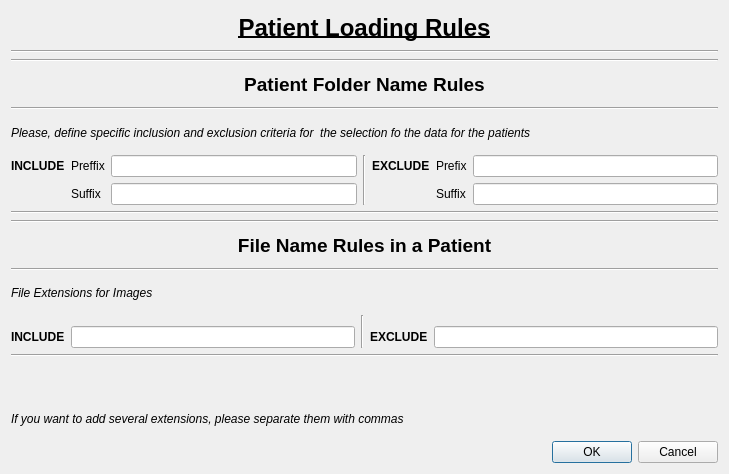
<?xml version="1.0" encoding="UTF-8"?>
<ui version="4.0">
 <class>SpecificLoadingRulesDialog</class>
 <widget class="QDialog" name="SpecificLoadingRulesDialog">
  <property name="geometry">
   <rect>
    <x>0</x>
    <y>0</y>
    <width>729</width>
    <height>474</height>
   </rect>
  </property>
  <property name="windowTitle">
   <string>Inclusion - Exclusion rules set up</string>
  </property>
  <layout class="QVBoxLayout" name="verticalLayout">
   <item>
    <widget class="QLabel" name="label">
     <property name="font">
      <font>
       <pointsize>18</pointsize>
       <weight>75</weight>
       <bold>true</bold>
       <underline>true</underline>
      </font>
     </property>
     <property name="layoutDirection">
      <enum>Qt::LeftToRight</enum>
     </property>
     <property name="text">
      <string>Patient Loading Rules</string>
     </property>
     <property name="alignment">
      <set>Qt::AlignCenter</set>
     </property>
    </widget>
   </item>
   <item>
    <widget class="Line" name="line">
     <property name="orientation">
      <enum>Qt::Horizontal</enum>
     </property>
    </widget>
   </item>
   <item>
    <widget class="Line" name="line_4">
     <property name="orientation">
      <enum>Qt::Horizontal</enum>
     </property>
    </widget>
   </item>
   <item>
    <widget class="QLabel" name="label_2">
     <property name="font">
      <font>
       <pointsize>14</pointsize>
       <weight>75</weight>
       <bold>true</bold>
      </font>
     </property>
     <property name="text">
      <string>Patient Folder Name Rules</string>
     </property>
     <property name="alignment">
      <set>Qt::AlignCenter</set>
     </property>
    </widget>
   </item>
   <item>
    <widget class="Line" name="line_2">
     <property name="orientation">
      <enum>Qt::Horizontal</enum>
     </property>
    </widget>
   </item>
   <item>
    <widget class="QLabel" name="label_8">
     <property name="font">
      <font>
       <italic>true</italic>
      </font>
     </property>
     <property name="text">
      <string>Please, define specific inclusion and exclusion criteria for  the selection fo the data for the patients</string>
     </property>
    </widget>
   </item>
   <item>
    <layout class="QGridLayout" name="gridLayout">
     <item row="0" column="0">
      <widget class="QLabel" name="label_3">
       <property name="font">
        <font>
         <weight>75</weight>
         <bold>true</bold>
        </font>
       </property>
       <property name="text">
        <string>INCLUDE</string>
       </property>
      </widget>
     </item>
     <item row="0" column="1">
      <widget class="QLabel" name="label_9">
       <property name="text">
        <string>Preffix</string>
       </property>
      </widget>
     </item>
     <item row="0" column="2">
      <widget class="QLineEdit" name="patientFolderIncludePrefixlineEdit"/>
     </item>
     <item row="0" column="3" rowspan="2">
      <widget class="Line" name="line_7">
       <property name="orientation">
        <enum>Qt::Vertical</enum>
       </property>
      </widget>
     </item>
     <item row="0" column="4">
      <widget class="QLabel" name="label_4">
       <property name="font">
        <font>
         <weight>75</weight>
         <bold>true</bold>
        </font>
       </property>
       <property name="text">
        <string>EXCLUDE</string>
       </property>
      </widget>
     </item>
     <item row="0" column="5">
      <widget class="QLabel" name="label_11">
       <property name="text">
        <string>Prefix</string>
       </property>
      </widget>
     </item>
     <item row="0" column="6">
      <widget class="QLineEdit" name="patientFolderExcludePrefixlineEdit"/>
     </item>
     <item row="1" column="1">
      <widget class="QLabel" name="label_10">
       <property name="text">
        <string>Suffix</string>
       </property>
      </widget>
     </item>
     <item row="1" column="2">
      <widget class="QLineEdit" name="patientFolderIncludeSuffixlineEdit"/>
     </item>
     <item row="1" column="5">
      <widget class="QLabel" name="label_12">
       <property name="text">
        <string>Suffix</string>
       </property>
      </widget>
     </item>
     <item row="1" column="6">
      <widget class="QLineEdit" name="patientFolderExcludeSuffixlineEdit"/>
     </item>
    </layout>
   </item>
   <item>
    <widget class="Line" name="line_5">
     <property name="orientation">
      <enum>Qt::Horizontal</enum>
     </property>
    </widget>
   </item>
   <item>
    <widget class="Line" name="line_3">
     <property name="orientation">
      <enum>Qt::Horizontal</enum>
     </property>
    </widget>
   </item>
   <item>
    <widget class="QLabel" name="label_5">
     <property name="font">
      <font>
       <pointsize>14</pointsize>
       <weight>75</weight>
       <bold>true</bold>
      </font>
     </property>
     <property name="text">
      <string>File Name Rules in a Patient</string>
     </property>
     <property name="alignment">
      <set>Qt::AlignCenter</set>
     </property>
    </widget>
   </item>
   <item>
    <widget class="Line" name="line_6">
     <property name="orientation">
      <enum>Qt::Horizontal</enum>
     </property>
    </widget>
   </item>
   <item>
    <widget class="QLabel" name="label_6">
     <property name="font">
      <font>
       <weight>50</weight>
       <italic>true</italic>
       <bold>false</bold>
      </font>
     </property>
     <property name="text">
      <string>File Extensions for Images</string>
     </property>
    </widget>
   </item>
   <item>
    <layout class="QGridLayout" name="gridLayout_3">
     <item row="1" column="1">
      <widget class="QLineEdit" name="patientFileExtensionIncludeSuffixlineEdit"/>
     </item>
     <item row="1" column="0">
      <widget class="QLabel" name="label_19">
       <property name="font">
        <font>
         <weight>75</weight>
         <bold>true</bold>
        </font>
       </property>
       <property name="text">
        <string>INCLUDE</string>
       </property>
      </widget>
     </item>
     <item row="0" column="2" rowspan="2">
      <widget class="Line" name="line_9">
       <property name="orientation">
        <enum>Qt::Vertical</enum>
       </property>
      </widget>
     </item>
     <item row="1" column="4">
      <widget class="QLineEdit" name="patientFileExtensionExcludeSuffixlineEdit"/>
     </item>
     <item row="1" column="3">
      <widget class="QLabel" name="label_21">
       <property name="font">
        <font>
         <weight>75</weight>
         <bold>true</bold>
        </font>
       </property>
       <property name="text">
        <string>EXCLUDE</string>
       </property>
      </widget>
     </item>
    </layout>
   </item>
   <item>
    <widget class="Line" name="line_10">
     <property name="orientation">
      <enum>Qt::Horizontal</enum>
     </property>
    </widget>
   </item>
   <item>
    <widget class="QLabel" name="label_7">
     <property name="text">
      <string/>
     </property>
    </widget>
   </item>
   <item>
    <widget class="QLabel" name="label_25">
     <property name="font">
      <font>
       <italic>true</italic>
      </font>
     </property>
     <property name="text">
      <string>If you want to add several extensions, please separate them with commas</string>
     </property>
    </widget>
   </item>
   <item>
    <widget class="QDialogButtonBox" name="buttonBox">
     <property name="orientation">
      <enum>Qt::Horizontal</enum>
     </property>
     <property name="standardButtons">
      <set>QDialogButtonBox::Cancel|QDialogButtonBox::Ok</set>
     </property>
    </widget>
   </item>
  </layout>
 </widget>
 <resources/>
 <connections>
  <connection>
   <sender>buttonBox</sender>
   <signal>accepted()</signal>
   <receiver>SpecificLoadingRulesDialog</receiver>
   <slot>accept()</slot>
   <hints>
    <hint type="sourcelabel">
     <x>248</x>
     <y>254</y>
    </hint>
    <hint type="destinationlabel">
     <x>157</x>
     <y>274</y>
    </hint>
   </hints>
  </connection>
  <connection>
   <sender>buttonBox</sender>
   <signal>rejected()</signal>
   <receiver>SpecificLoadingRulesDialog</receiver>
   <slot>reject()</slot>
   <hints>
    <hint type="sourcelabel">
     <x>316</x>
     <y>260</y>
    </hint>
    <hint type="destinationlabel">
     <x>286</x>
     <y>274</y>
    </hint>
   </hints>
  </connection>
 </connections>
</ui>
